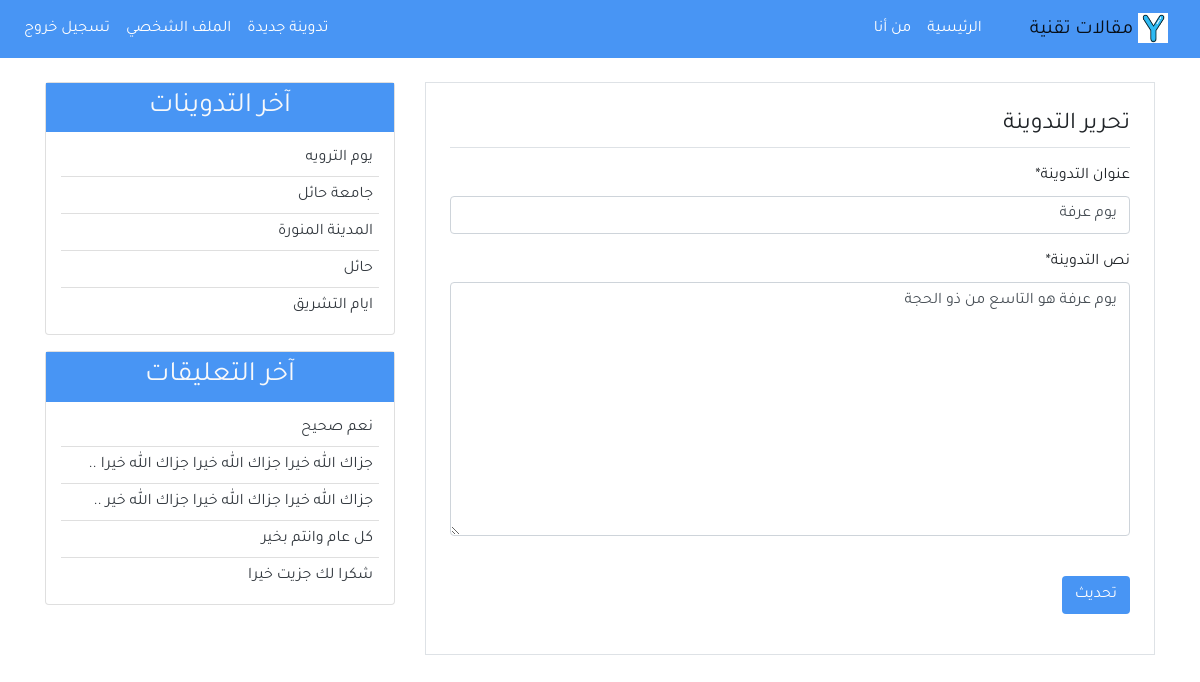
Screenshot of /detail/2/update/ (signed in) with the database file from the repository.
### blog/models.py (models this page shows, shortened)
class Post(models.Model):
    title = models.CharField(max_length=100)
    content = models.TextField()
    post_date = models.DateTimeField(default=timezone.now)
    post_update = models.DateTimeField(auto_now=True)
    author = models.ForeignKey(User, on_delete=models.CASCADE)
    class Meta:
        ordering = ('-post_date', )

class Comment(models.Model):
    name = models.CharField(max_length=50, verbose_name='الاسم')
    email = models.EmailField(verbose_name='البريد الإلكتروني')
    body = models.TextField(verbose_name='التعليق')
    comment_date = models.DateTimeField(auto_now_add=True)
    active = models.BooleanField(default=False)
    post = models.ForeignKey(
        Post, on_delete=models.CASCADE, related_name='comments')
    class Meta:
        ordering = ('-comment_date',)

### blog/views.py (the view, shortened to what this page needs)
# urls.py: path('detail/<slug:pk>/update/', PostUpdateView.as_view(), name='post-update'),
class PostUpdateView(UserPassesTestMixin,LoginRequiredMixin, UpdateView):
    model = Post
    template_name = 'blog/post_update.html'
    form_class = PostCreateForm
    def test_func(self):
        post = self.get_object()
        if self.request.user == post.author:
            return True
        else:
            return False

### blog/forms.py
class PostCreateForm(forms.ModelForm):
    title = forms.CharField(label='عنوان التدوينة')
    content = forms.CharField(label='نص التدوينة', widget=forms.Textarea)
    class Meta:
        model = Post
        fields = ['title', 'content']

### blog/templatetags/post_tag.py (called while the page is built)
@register.inclusion_tag('blog/latest_posts.html')
def latest_posts():
    context = {
        'l_posts': Post.objects.all()[0:5],
    }
    return context

@register.inclusion_tag('blog/latest_comments.html')
def latest_comments():
    context = {
        'l_comments': Comment.objects.filter(active=True)[:5],
    }
    return context

### blog/templates/blog/post_update.html (shortened to what this page needs)
{% extends 'blog/base.html' %}
{% block content %}
{% load crispy_forms_tags %}
<div class="border p-4 mb-5">
    <legend class="border-bottom pb-1 mb-3">تحرير التدوينة</legend>
    <form method="POST">
        {{form|crispy}}
        <input   style="color:rgb(255, 254, 254);" class="btn bg-secondary mt-4" type="submit" value="تحديث">
    </form>
</div>
{% endblock content %}

### blog/templates/blog/latest_posts.html
<ul class="list-group-flush latest-post">
    {% for post in l_posts %}
    <li class="list-group-item latest-post-item">
        <a class="text-dark" href="{% url 'detail' post.id %}">{{post.title}}</a>
    </li>
    {% empty %}
    <li class="list-group-item latest-post-item">لا يوجد تدوينات</li>
    {% endfor %}
</ul>

### blog/templates/blog/latest_comments.html
<ul class="list-group-flush latest-comment">
    {% for comment in l_comments %}
    <li class="list-group-item latest-comment-item">
        <a class="text-dark" href="{% url 'detail' comment.post.id %}">
            {% if comment.body|length > 40 %}
            {{comment.body|slice:'45'}} ..
            {% else %}
            {{comment.body}}
            {% endif %}
        </a>
    </li>
    {% empty %}
    <li class="list-group-item latest-comment-item">لا يوجد تعليقات</li>
    {% endfor %}
</ul>

### blog/static/blog/css/main1.css (style rules this page uses)
html, body { direction: rtl; text-align: right; }
body { font-family: 'Tajawal', sans-serif; }
.bg-secondary { background-color:#4895F4 !important; }
.latest-post, .latest-comment { padding: 0 15px; }
.latest-post .latest-post-item, .latest-comment .latest-comment-item { padding: 6px; }
.latest-post li:first-child, .latest-comment li:first-child { border-top: 0; }
.latest-post li:last-child, .latest-comment li:last-child { border-bottom: 0; padding-bottom: 0; }

### rows the page displays
Post: title "يوم عرفة", content "يوم عرفة هو التاسع من ذو الحجة"
Post: title "يوم الترويه"
Post: title "جامعة حائل"
Post: title "المدينة المنورة"
Post: title "حائل"
Post: title "ايام التشريق"
Comment: body "نعم صحيح"
Comment: body "جزاك الله خيرا جزاك الله خيرا جزاك الله خيرا"
Comment: body "جزاك الله خيرا جزاك الله خيرا جزاك الله خير"
Comment: body "كل عام وانتم بخير"
Comment: body "شكرا لك جزيت خيرا"
